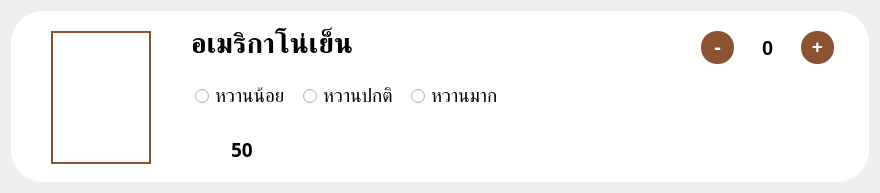
        <widget class="QWidget" name="list">
         <property name="geometry">
          <rect>
           <x>0</x>
           <y>0</y>
           <width>880</width>
           <height>193</height>
          </rect>
         </property>
         <property name="minimumSize">
          <size>
           <width>0</width>
           <height>193</height>
          </size>
         </property>
         <property name="styleSheet">
          <string notr="true">QFrame {
	background-color: rgb(255, 255, 255);
	border:0px;
	border-radius:32;
}</string>
         </property>
         <layout class="QVBoxLayout" name="verticalLayout">
          <item>
           <widget class="QFrame" name="listcoffee">
            <property name="enabled">
             <bool>true</bool>
            </property>
            <property name="accessibleName">
             <string>listcoffee</string>
            </property>
            <property name="styleSheet">
             <string notr="true">background-color: rgb(255, 255, 255);</string>
            </property>
            <property name="frameShape">
             <enum>QFrame::StyledPanel</enum>
            </property>
            <property name="frameShadow">
             <enum>QFrame::Raised</enum>
            </property>
            <widget class="QLabel" name="name">
             <property name="geometry">
              <rect>
               <x>180</x>
               <y>8</y>
               <width>501</width>
               <height>51</height>
              </rect>
             </property>
             <property name="font">
              <font>
               <family>DSN Single</family>
               <pointsize>21</pointsize>
               <weight>75</weight>
               <bold>true</bold>
              </font>
             </property>
             <property name="text">
              <string>อเมริกาโน่เย็น</string>
             </property>
            </widget>
            <widget class="QLabel" name="textBath">
             <property name="geometry">
              <rect>
               <x>220</x>
               <y>120</y>
               <width>91</width>
               <height>36</height>
              </rect>
             </property>
             <property name="font">
              <font>
               <family>DSN PatPong Extend</family>
               <pointsize>14</pointsize>
               <weight>75</weight>
               <bold>true</bold>
              </font>
             </property>
             <property name="frameShape">
              <enum>QFrame::VLine</enum>
             </property>
             <property name="text">
              <string>50</string>
             </property>
             <property name="alignment">
              <set>Qt::AlignLeading|Qt::AlignLeft|Qt::AlignVCenter</set>
             </property>
            </widget>
            <widget class="QFrame" name="numOrder">
             <property name="geometry">
              <rect>
               <x>680</x>
               <y>10</y>
               <width>151</width>
               <height>51</height>
              </rect>
             </property>
             <property name="styleSheet">
              <string notr="true">QPushButton {
	border-radius:16px;
	border:0 solid;
	color:white;
	padding-bottom:3px;
	background-color:#8b5234;
}

QPushButton:pressed {
	background-color:;
	background-color: rgb(188, 109, 70);
}</string>
             </property>
             <property name="frameShape">
              <enum>QFrame::StyledPanel</enum>
             </property>
             <property name="frameShadow">
              <enum>QFrame::Raised</enum>
             </property>
             <widget class="QPushButton" name="positive">
              <property name="geometry">
               <rect>
                <x>110</x>
                <y>10</y>
                <width>33</width>
                <height>33</height>
               </rect>
              </property>
              <property name="font">
               <font>
                <pointsize>14</pointsize>
                <weight>75</weight>
                <bold>true</bold>
               </font>
              </property>
              <property name="styleSheet">
               <string notr="true">*:pressed{
	padding-left:2px;
}</string>
              </property>
              <property name="text">
               <string>+</string>
              </property>
             </widget>
             <widget class="QPushButton" name="negative">
              <property name="geometry">
               <rect>
                <x>10</x>
                <y>10</y>
                <width>33</width>
                <height>33</height>
               </rect>
              </property>
              <property name="font">
               <font>
                <pointsize>16</pointsize>
                <weight>75</weight>
                <bold>true</bold>
               </font>
              </property>
              <property name="styleSheet">
               <string notr="true">* :pressed{
	padding-right:2px;
}</string>
              </property>
              <property name="text">
               <string>-</string>
              </property>
             </widget>
             <widget class="QLineEdit" name="num">
              <property name="geometry">
               <rect>
                <x>42</x>
                <y>10</y>
                <width>71</width>
                <height>33</height>
               </rect>
              </property>
              <property name="font">
               <font>
                <pointsize>15</pointsize>
                <weight>75</weight>
                <bold>true</bold>
               </font>
              </property>
              <property name="styleSheet">
               <string notr="true">* {
	
	background-color: rgba(255, 255, 255, 0);
	border:0;
}</string>
              </property>
              <property name="text">
               <string>0</string>
              </property>
              <property name="alignment">
               <set>Qt::AlignCenter</set>
              </property>
             </widget>
            </widget>
            <widget class="QLabel" name="iconBath">
             <property name="geometry">
              <rect>
               <x>180</x>
               <y>120</y>
               <width>35</width>
               <height>35</height>
              </rect>
             </property>
             <property name="font">
              <font>
               <pointsize>5</pointsize>
              </font>
             </property>
             <property name="styleSheet">
              <string notr="true"/>
             </property>
             <property name="text">
              <string/>
             </property>
             <property name="pixmap">
              <pixmap>assets/img_shop/Bath.png</pixmap>
             </property>
             <property name="scaledContents">
              <bool>true</bool>
             </property>
             <property name="alignment">
              <set>Qt::AlignCenter</set>
             </property>
            </widget>
            <widget class="QFrame" name="radioGroup">
             <property name="geometry">
              <rect>
               <x>180</x>
               <y>65</y>
               <width>341</width>
               <height>41</height>
              </rect>
             </property>
             <property name="frameShape">
              <enum>QFrame::StyledPanel</enum>
             </property>
             <property name="frameShadow">
              <enum>QFrame::Raised</enum>
             </property>
             <widget class="QRadioButton" name="normal">
              <property name="geometry">
               <rect>
                <x>112</x>
                <y>10</y>
                <width>95</width>
                <height>20</height>
               </rect>
              </property>
              <property name="font">
               <font>
                <family>DSN AnuRak</family>
                <pointsize>14</pointsize>
               </font>
              </property>
              <property name="text">
               <string>หวานปกติ</string>
              </property>
             </widget>
             <widget class="QRadioButton" name="max">
              <property name="geometry">
               <rect>
                <x>220</x>
                <y>10</y>
                <width>95</width>
                <height>20</height>
               </rect>
              </property>
              <property name="font">
               <font>
                <family>DSN AnuRak</family>
                <pointsize>14</pointsize>
               </font>
              </property>
              <property name="text">
               <string>หวานมาก</string>
              </property>
             </widget>
             <widget class="QRadioButton" name="min">
              <property name="geometry">
               <rect>
                <x>4</x>
                <y>10</y>
                <width>95</width>
                <height>20</height>
               </rect>
              </property>
              <property name="font">
               <font>
                <family>DSN AnuRak</family>
                <pointsize>14</pointsize>
               </font>
              </property>
              <property name="text">
               <string>หวานน้อย</string>
              </property>
             </widget>
            </widget>
            <widget class="QLabel" name="img">
             <property name="geometry">
              <rect>
               <x>40</x>
               <y>20</y>
               <width>100</width>
               <height>133</height>
              </rect>
             </property>
             <property name="styleSheet">
              <string notr="true">background-color: rgba(255, 255, 255, 0);
border:1.5 solid #8b5234;
border-radius:0px;</string>
             </property>
             <property name="inputMethodHints">
              <set>Qt::ImhNone</set>
             </property>
             <property name="pixmap">
              <pixmap>assets/coffee/เอสเปรสโซ่_optimized.png</pixmap>
             </property>
             <property name="scaledContents">
              <bool>true</bool>
             </property>
            </widget>
           </widget>
          </item>
         </layout>
        </widget>
